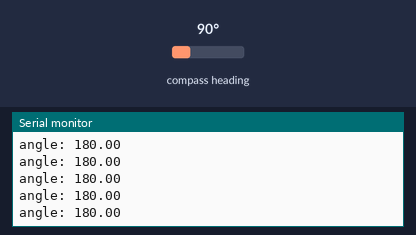
A sketch run on a simulated Arduino Uno, built with avr-gcc and run on an emulated ATmega328P. Parts: the last lines printed to the serial monitor. Inputs (shaded band) come from the test bench; at power-on: compass heading 90°.

Above: at 1.2 s.
1.3 s: compass heading set to 7°
At 1.69 s:
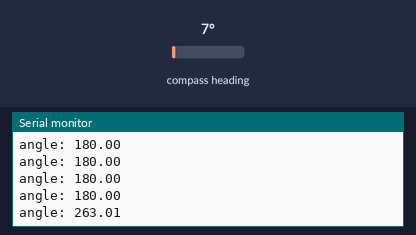
2.8 s: compass heading set to 180°
At 2.95 s:
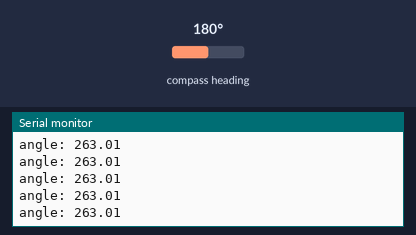
Timing chart, 0 to 5.8 s (numbered marks = the images above; inputs shaded):
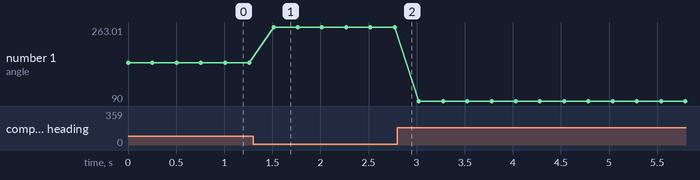

Measured:
- after the input at 1.3 s, the serial monitor: prints a new line after 0.21 s (image 1)
- plotted number 1: 180 → 263.01 after the input at 1.3 s, 263.01 → 90 after the input at 2.8 s

The sketch:

compass.ino
```cpp
/*
===============================================================================================================
Based on QMC5883LCompass.h Library XYZ Example Sketch
https://github.com/mprograms/QMC5883LCompass
===============================================================================================================
*/
#include <QMC5883LCompass.h>

QMC5883LCompass compass;

void setup() {
  Serial.begin(115200);
  compass.init();

}

void loop() {
  int x, y, z;

  // Read compass values
  compass.read();

  // Return XYZ readings
  x = compass.getX();
  y = compass.getY();
  z = compass.getZ();

  float angle = atan2(x, y);
  angle += 3.14159;
  angle *= 57.296;

  Serial.print("angle: ");
  Serial.print(angle);
//  Serial.print(" X: ");
//  Serial.print(x);
//  Serial.print(" Y: ");
//  Serial.print(y);
//  Serial.print(" Z: ");
//  Serial.print(z);
  Serial.println();

  delay(250);
}
```
